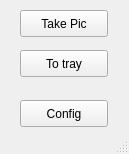
<?xml version="1.0" encoding="UTF-8"?>
<ui version="4.0">
 <class>MainWindow</class>
 <widget class="QMainWindow" name="MainWindow">
  <property name="geometry">
   <rect>
    <x>0</x>
    <y>0</y>
    <width>129</width>
    <height>154</height>
   </rect>
  </property>
  <property name="windowTitle">
   <string>Take this</string>
  </property>
  <widget class="QWidget" name="centralwidget">
   <widget class="QPushButton" name="takePicButton">
    <property name="geometry">
     <rect>
      <x>20</x>
      <y>10</y>
      <width>88</width>
      <height>27</height>
     </rect>
    </property>
    <property name="text">
     <string>Take Pic</string>
    </property>
   </widget>
   <widget class="QPushButton" name="toTrayButton">
    <property name="geometry">
     <rect>
      <x>20</x>
      <y>50</y>
      <width>88</width>
      <height>27</height>
     </rect>
    </property>
    <property name="text">
     <string>To tray</string>
    </property>
   </widget>
   <widget class="QPushButton" name="configButton">
    <property name="geometry">
     <rect>
      <x>20</x>
      <y>100</y>
      <width>88</width>
      <height>27</height>
     </rect>
    </property>
    <property name="text">
     <string>Config</string>
    </property>
   </widget>
  </widget>
  <widget class="QStatusBar" name="statusbar"/>
 </widget>
 <resources/>
 <connections/>
</ui>
